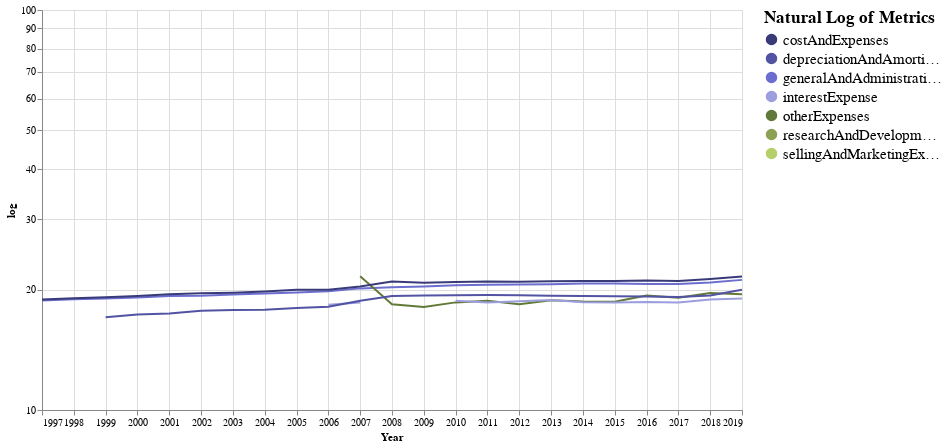

Here is the notebook cell this chart was saved with:
### Code cell
#hide-input
make_multi_LineGraph(operating_g, True)

### Figure 1 — Vega-Lite specification as saved in the notebook (floating-point values rounded to 4 significant figures; data arrays with more than 128 entries replaced by an {"elided": "..."} marker saying what was removed)
{"config": {"view": {"continuousWidth": 400, "continuousHeight": 300}}, "layer": [{"mark": "line", "encoding": {"color": {"type": "nominal", "field": "Metric", "legend": {"labelFontSize": 15, "title": "Natural Log of Metrics", "titleFontSize": 17}, "scale": {"scheme": "category20b"}}, "x": {"type": "temporal", "field": "Year"}, "y": {"type": "quantitative", "field": "log", "scale": {"type": "log"}}}}, {"mark": {"type": "rule", "color": "#1C00ff00"}, "encoding": {"x": {"type": "temporal", "field": "Year"}}, "transform": [{"filter": {"selection": "selector029"}}]}, {"mark": "circle", "encoding": {"color": {"type": "nominal", "field": "Metric", "legend": {"labelFontSize": 15, "title": "Natural Log of Metrics", "titleFontSize": 17}, "scale": {"scheme": "category20b"}}, "opacity": {"condition": {"value": 1, "selection": "selector029"}, "value": 0}, "x": {"type": "temporal", "field": "Year"}, "y": {"type": "quantitative", "field": "log", "scale": {"type": "log"}}}, "selection": {"selector029": {"type": "multi", "fields": ["Metric"], "bind": "legend", "on": "mouseover", "nearest": true, "empty": "none"}}}, {"mark": {"type": "text", "align": "left", "dx": 5, "dy": -5, "stroke": "white", "strokeWidth": 4}, "encoding": {"color": {"type": "nominal", "field": "Metric", "legend": {"labelFontSize": 15, "title": "Natural Log of Metrics", "titleFontSize": 17}, "scale": {"scheme": "category20b"}}, "text": {"type": "quantitative", "field": "log"}, "x": {"type": "temporal", "field": "Year"}, "y": {"type": "quantitative", "field": "log", "scale": {"type": "log"}}}, "transform": [{"filter": {"selection": "selector029"}}]}, {"mark": {"type": "text", "align": "left", "dx": 5, "dy": -5}, "encoding": {"color": {"type": "nominal", "field": "Metric", "legend": {"labelFontSize": 15, "title": "Natural Log of Metrics", "titleFontSize": 17}, "scale": {"scheme": "category20b"}}, "text": {"type": "quantitative", "field": "log"}, "x": {"type": "temporal", "field": "Year"}, "y": {"type": "quantitative", "field": "log", "scale": {"type": "log"}}}, "transform": [{"filter": {"selection": "selector029"}}]}], "data": {"name": "data-41ae0a4c2b6928010bd5653c6e31de63"}, "height": 400, "width": 700, "$schema": "https://vega.github.io/schema/vega-lite/v4.8.1.json", "datasets": {"data-41ae0a4c2b6928010bd5653c6e31de63": {"elided": "161 records"}}}
